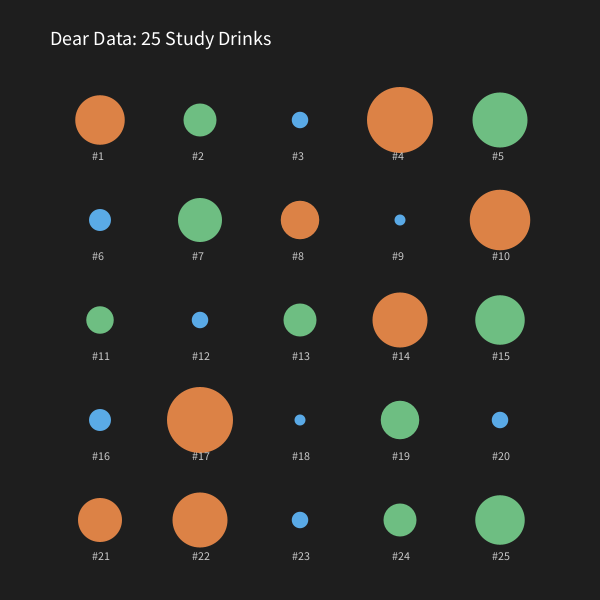
Frame 1 (no input)
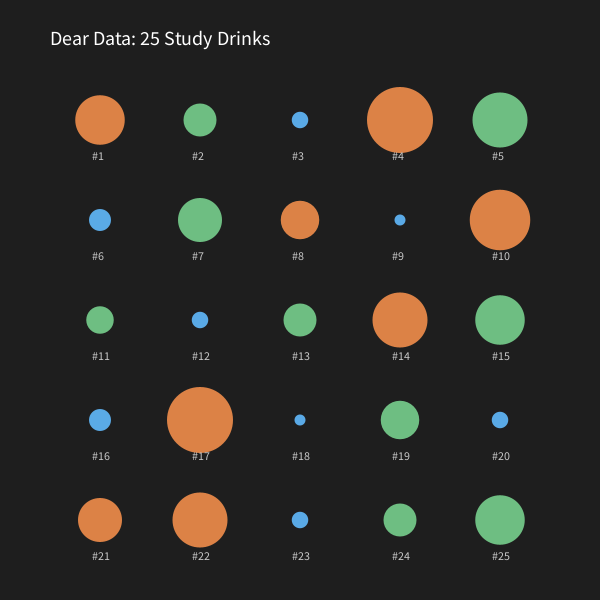
Frame 60 (the mouse pressed at the canvas centre just before this capture)
Frame 120 (the mouse held since frame 60 and released just before this capture): identical to frame 60, image omitted

The Processing sketch that drew these frames (run headless with seeded random() and noise(); from frame 60 on, the mouse is pressed at the canvas centre):

// Processing sketch: dearDataProjects
// ── dearDataProjects.pde
//25 study drinks: duration in minutes
int[] durations = {
  45, 30, 15, 60, 50,
  20, 40, 35, 10, 55,
  25, 15, 30, 50, 45,
  20, 60, 10, 35, 15,
  40, 50, 15, 30, 45
};

// drink types: 1 = green tea (orange), 2 = matcha (Green), 3 = water (Blue)
int[] types = {
  1, 2, 3, 1, 2,
  3, 2, 1, 3, 1,
  2, 3, 2, 1, 2,
  3, 1, 3, 2, 3,
  1, 1, 3, 2, 2
};

void setup() {
  size(600, 600);
}

void draw() {
  background(30);
 
  fill(255);
  textSize(20);
  text("Dear Data: 25 Study Drinks", 50, 45);
 
  // drawing 25 circles in a 5x5 grid
  for (int i = 0; i < 25; i++) {
    int col = i % 5;
    int row = i / 5;
   
    float x = 100 + col * 100;
    float y = 120 + row * 100;
   
    // picking color by drink type
    if (types[i] == 1) fill(220, 130, 70);      // Green Tea = Orange
    else if (types[i] == 2) fill(110, 190, 130); // Match = Green
    else fill(90, 170, 230);                     // Water = Blue
   
    // Call our method that returns a value for the circle size
    float circleSize = getCircleSize(durations[i]);
   
    noStroke();
    circle(x, y, circleSize);
   
    // draw number underneath
    fill(200);
    textSize(12);
    text("#" + (i + 1), x - 8, y + 40);
  }
}

//  method that returns a value
float getCircleSize(int minutes) {
  return minutes * 1.1;
}
